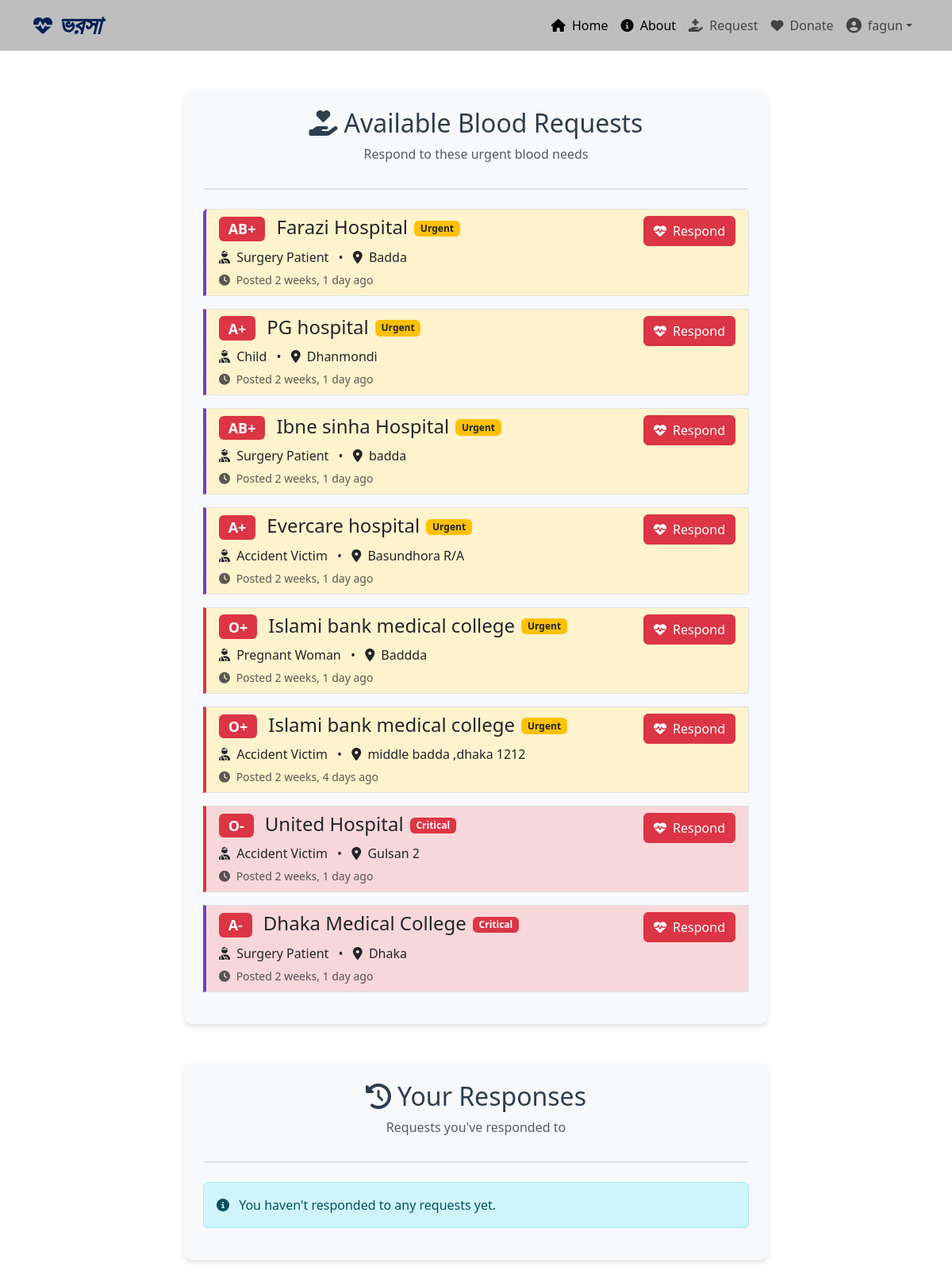
The page /responses/ (signed in) on the database its author committed.
### blood/models.py (models this page shows, shortened)
class DonationRequest(models.Model):
    BLOOD_GROUPS = [
        ('A+', 'A+'),
        ('A-', 'A-'),
        ('B+', 'B+'),
        ('B-', 'B-'),
        ('AB+', 'AB+'),
        ('AB-', 'AB-'),
        ('O+', 'O+'),
        ('O-', 'O-'),
    ]
    PATIENT_TYPES = [
        ('Child', 'Child'),
        ('Adult', 'Adult'),
        ('Elderly', 'Elderly'),
        ('Pregnant Woman', 'Pregnant Woman'),
        ('Accident Victim', 'Accident Victim'),
        ('Surgery Patient', 'Surgery Patient'),
    ]
    URGENCY_LEVELS = [
        ('Normal', 'Normal'),
        ('Urgent', 'Urgent'),
        ('Critical', 'Critical'),
    ]
    requester = models.ForeignKey(User, on_delete=models.CASCADE)
    blood_group = models.CharField(max_length=3, choices=BLOOD_GROUPS)
    patient_type = models.CharField(max_length=20, choices=PATIENT_TYPES)
    hospital_name = models.CharField(max_length=100)
    hospital_address = models.TextField()
    contact_number = models.CharField(max_length=15)
    additional_notes = models.TextField(blank=True, null=True)
    urgency = models.CharField(max_length=10, choices=URGENCY_LEVELS, default='Normal')
    created_at = models.DateTimeField(auto_now_add=True)
    is_fulfilled = models.BooleanField(default=False)

### blood/views.py (the view)
# urls.py: path('responses/', views.donor_responses, name='donor_responses'),
@login_required
def donor_responses(request):
    active_requests = DonationRequest.objects.filter(
        is_fulfilled=False
    ).exclude(
        requester=request.user
    ).order_by('-urgency', '-created_at')
    your_responses = DonationResponse.objects.filter(
        donor=request.user
    ).order_by('-response_date')
    return render(request, 'donor_responses.html', {
        'active_requests': active_requests,
        'your_responses': your_responses
    })

### blood/templates/donor_responses.html (shortened to what this page needs)
{% extends 'base.html' %}
{% load static %}
{% block content %}
<div class="container py-5">
    <div class="row">
        <div class="col-lg-8 mx-auto">
            <div class="request-container p-4 mb-5">
                <div class="request-header mb-4">
                    <h2 class="text-center"><i class="fas fa-hand-holding-heart me-2"></i>Available Blood Requests</h2>
                    <p class="text-muted text-center">Respond to these urgent blood needs</p>
                </div>
                {% if active_requests %}
                <div class="list-group">
                    {% for req in active_requests %}
                    <div class="list-group-item request-card mb-3 urgency-{{req.urgency|lower}} blood-{{req.blood_group|slice:':1'}}">
                        <div class="d-flex justify-content-between align-items-start">
                            <div>
                                <div class="d-flex align-items-center mb-2">
                                    <h4 class="mb-0 me-2">
                                        <span class="badge bg-danger me-2">{{ req.get_blood_group_display }}</span>
                                        {{ req.hospital_name }}
                                    </h4>
                                    <span class="badge badge-{{req.urgency|lower}}">
                                        {{ req.get_urgency_display }}
                                    </span>
                                </div>
                                <p class="mb-1">
                                    <i class="fas fa-user-injured me-1"></i> {{ req.get_patient_type_display }}
                                    <span class="mx-2">•</span>
                                    <i class="fas fa-map-marker-alt me-1"></i> {{ req.hospital_address }}
                                </p>
                                <small class="text-muted">
                                    <i class="fas fa-clock me-1"></i> Posted {{ req.created_at|timesince }} ago
                                </small>
                            </div>
                            <button class="btn btn-danger response-btn" data-bs-toggle="modal" data-bs-target="#responseModal{{req.id}}">
                                <i class="fas fa-heartbeat me-1"></i> Respond
                            </button>
                        </div>
                    </div>
                    {% endfor %}
                </div>
                {% else %}
                <div class="alert alert-info">
                    <i class="fas fa-info-circle me-2"></i> There are currently no active blood requests. Please check back later.
                </div>
                {% endif %}
            </div>
            <div class="request-container p-4">
                <div class="request-header mb-4">
                    <h2 class="text-center"><i class="fas fa-history me-2"></i>Your Responses</h2>
                    <p class="text-muted text-center">Requests you've responded to</p>
                </div>
                {% if your_responses %}
                <div class="list-group">
                    {% for response in your_responses %}
                    <div class="list-group-item mb-3">
                        <div class="d-flex justify-content-between align-items-start">
                            <div>
                                <h5 class="mb-1">
                                    <span class="badge bg-{% if response.request.is_fulfilled %}success{% else %}warning{% endif %} me-2">
                                        {% if response.request.is_fulfilled %}Fulfilled{% else %}Pending{% endif %}
                                    </span>
                                    {{ response.request.get_blood_group_display }} for {{ response.request.get_patient_type_display }}
                                </h5>
                                <p class="mb-1">
                                    <i class="fas fa-hospital me-1"></i> {{ response.request.hospital_name }}
                                    <span class="mx-2">•</span>
                                    <i class="fas fa-clock me-1"></i> Responded {{ response.response_date|timesince }} ago
                                </p>
                                {% if response.message %}
                                <div class="mt-2 p-2 bg-light rounded">
                                    <p class="mb-0"><strong>Your note:</strong> {{ response.message }}</p>
                                </div>
                                {% endif %}
                            </div>
                            <span class="badge bg-{{response.request.urgency|lower}}">
                                {{ response.request.get_urgency_display }}
                            </span>
                        </div>
                    </div>
                    {% endfor %}
                </div>
                {% else %}
                <div class="alert alert-info">
                    <i class="fas fa-info-circle me-2"></i> You haven't responded to any requests yet.
                </div>
                {% endif %}
            </div>
        </div>
    </div>
</div>
{% endblock %}

### blood/templates/navbar.html (shortened to what this page needs)
{% load static %}
<nav class="navbar d-flex navbar-expand-lg" style="background-color:rgba(93, 93, 93, 0.4); color: black;">
    <div class="container">
        <a style="font-family: 'Pacifico', cursive; font-size: 2rem; font-weight: bold; font-style: italic; display: flex; align-items: center; color: #001f54; text-decoration: none;"
            href="#">
            <i class="fas fa-heartbeat me-2" style="color: #001f54; font-size: 1.5rem;"></i>
            <span>ভরসা</span>
        </a>
        <div class="collapse navbar-collapse" id="navbarSupportedContent">
            <ul class="navbar-nav ms-auto mb-2 mb-lg-0">
                <li class="nav-item"><a class="nav-link active" aria-current="page" href="{% url 'home' %}"><i
                            class="fas fa-home me-1"></i> Home</a></li>
                <li class="nav-item"><a class="nav-link active" aria-current="page" href="{% url 'about' %}"><i
                            class="fas fa-info-circle me-1"></i> About</a></li>
                <li class="nav-item"><a class="nav-link" href="{% url 'create_request' %}"><i
                            class="fas fa-hand-holding-medical me-1"></i> Request</a></li>
                <li class="nav-item">
                    <a class="nav-link" href="{% url 'donor_responses' %}">
                        <i class="fas fa-heart me-1"></i> Donate
                    </a>
                </li>
                {% if user.is_authenticated %}
                <li class="nav-item dropdown">
                    <a class="nav-link dropdown-toggle d-flex align-items-center" href="#" id="userDropdown"
                        role="button" data-bs-toggle="dropdown" aria-expanded="false">
                        {% if user.profile.image %}
                        <img src="{{ user.profile.image.url }}" class="rounded-circle me-2" width="30" height="30"
                            alt="Profile">
                        {% else %}
                        <i class="fas fa-user-circle me-2" style="font-size: 1.2rem;"></i>
                        {% endif %}
                        <span>{{ user.username }}</span>
                    </a>
                </li>
                {% else %}
                <li class="nav-item"><a class="nav-link active" aria-current="page" href="{% url 'login' %}"><i
                            class="fas fa-sign-in-alt me-1"></i> Login</a></li>
                {% endif %}
            </ul>
        </div>
    </div>
</nav>
<link href="https://cdnjs.cloudflare.com/ajax/libs/font-awesome/6.4.0/css/all.min.css" rel="stylesheet">

### blood/templates/donor_responses.html (style rules this page uses)
.request-container { background-color: #f8f9fa; border-radius: 10px; box-shadow: 0 4px 6px rgba(0, 0, 0, 0.1); margin-bottom: 2rem; }
.request-header { color: #2c3e50; border-bottom: 2px solid #dee2e6; padding-bottom: 15px; }
.response-btn { transition: all 0.3s; }
.request-card { transition: all 0.2s; border-left: 4px solid; }
.blood-A { border-left-color: #6f42c1; }
.blood-O { border-left-color: #dc3545; }
.urgency-urgent { background-color: #fff3cd; }
.urgency-critical { background-color: #f8d7da; }
.badge-urgent { background-color: #ffc107; color: #212529; }
.badge-critical { background-color: #dc3545; color: white; }

### rows shown on the page
DonationRequest: blood_group "AB+", hospital_name "Farazi Hospital", urgency "Urgent", patient_type "Surgery Patient", hospital_address "Badda", created_at "2 weeks, 1 day"
DonationRequest: blood_group "A+", hospital_name "PG hospital", urgency "Urgent", patient_type "Child", hospital_address "Dhanmondi", created_at "2 weeks, 1 day"
DonationRequest: blood_group "AB+", hospital_name "Ibne sinha Hospital", urgency "Urgent", patient_type "Surgery Patient", hospital_address "badda", created_at "2 weeks, 1 day"
DonationRequest: blood_group "A+", hospital_name "Evercare hospital", urgency "Urgent", patient_type "Accident Victim", hospital_address "Basundhora R/A", created_at "2 weeks, 1 day"
DonationRequest: blood_group "O+", hospital_name "Islami bank medical college", urgency "Urgent", patient_type "Pregnant Woman", hospital_address "Baddda", created_at "2 weeks, 1 day"
DonationRequest: blood_group "O+", hospital_name "Islami bank medical college", urgency "Urgent", patient_type "Accident Victim", hospital_address "middle badda ,dhaka 1212", created_at "2 weeks, 4 days"
DonationRequest: blood_group "O-", hospital_name "United Hospital", urgency "Critical", patient_type "Accident Victim", hospital_address "Gulsan 2", created_at "2 weeks, 1 day"
DonationRequest: blood_group "A-", hospital_name "Dhaka Medical College", urgency "Critical", patient_type "Surgery Patient", hospital_address "Dhaka", created_at "2 weeks, 1 day"

### other values the page prints
{{ user.username }} "fagun"
